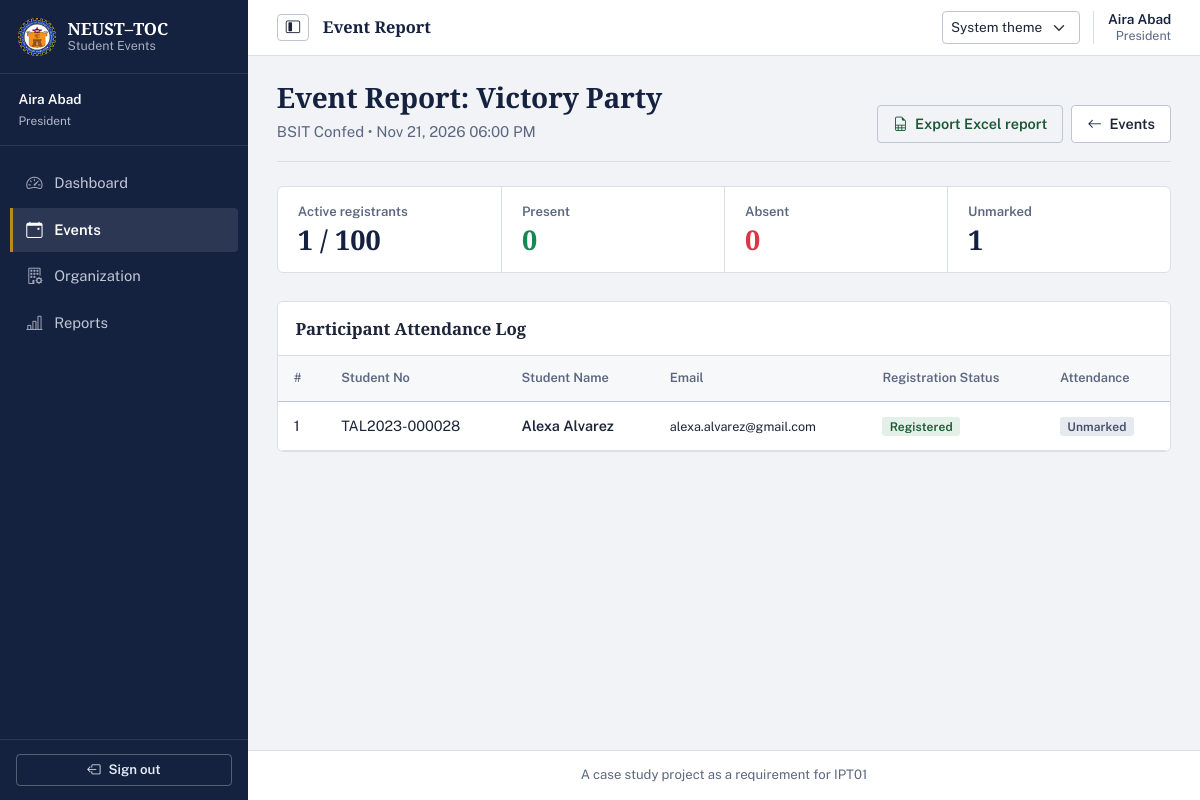
Page /officer/events/6/report (signed in) on the committed database.
### tables this page shows
CREATE TABLE users (
    user_id INTEGER PRIMARY KEY AUTOINCREMENT,
    student_no TEXT UNIQUE,
    full_name TEXT NOT NULL,
    email TEXT NOT NULL UNIQUE,
    password_hash TEXT NOT NULL,
    role TEXT NOT NULL CHECK(role IN ('admin', 'officer', 'student')),
    is_active INTEGER NOT NULL DEFAULT 1 CHECK(is_active IN (0, 1)),
    created_at TEXT NOT NULL DEFAULT (strftime('%Y-%m-%d %H:%M:%S', 'now', 'localtime'))
);

CREATE TABLE organization_members (
    organization_id INTEGER NOT NULL,
    user_id INTEGER NOT NULL,
    member_role TEXT NOT NULL DEFAULT 'member' CHECK(member_role IN ('president', 'officer', 'member')),
    joined_at TEXT NOT NULL DEFAULT (strftime('%Y-%m-%d %H:%M:%S', 'now', 'localtime')),
    PRIMARY KEY (organization_id, user_id),
    FOREIGN KEY (organization_id) REFERENCES organizations(organization_id) ON DELETE RESTRICT,
    FOREIGN KEY (user_id) REFERENCES users(user_id) ON DELETE RESTRICT
);

CREATE TABLE events (
    event_id INTEGER PRIMARY KEY AUTOINCREMENT,
    organization_id INTEGER NOT NULL,
    created_by INTEGER NOT NULL,
    title TEXT NOT NULL,
    description TEXT NOT NULL,
    venue TEXT NOT NULL,
    start_at TEXT NOT NULL,
    end_at TEXT,
    registration_deadline TEXT NOT NULL,
    capacity INTEGER NOT NULL CHECK(capacity > 0),
    status TEXT NOT NULL DEFAULT 'draft' CHECK(status IN ('draft', 'published', 'cancelled', 'completed')),
    created_at TEXT NOT NULL DEFAULT (strftime('%Y-%m-%d %H:%M:%S', 'now', 'localtime')),
    updated_at TEXT,
    FOREIGN KEY (organization_id) REFERENCES organizations(organization_id) ON DELETE RESTRICT,
    FOREIGN KEY (created_by) REFERENCES users(user_id) ON DELETE RESTRICT
);

CREATE TABLE organizations (
    organization_id INTEGER PRIMARY KEY AUTOINCREMENT,
    name TEXT NOT NULL UNIQUE,
    description TEXT,
    contact_email TEXT,
    is_active INTEGER NOT NULL DEFAULT 1 CHECK(is_active IN (0, 1)),
    created_at TEXT NOT NULL DEFAULT (strftime('%Y-%m-%d %H:%M:%S', 'now', 'localtime'))
);

CREATE TABLE registrations (
    registration_id INTEGER PRIMARY KEY AUTOINCREMENT,
    event_id INTEGER NOT NULL,
    user_id INTEGER NOT NULL,
    registered_at TEXT NOT NULL DEFAULT (strftime('%Y-%m-%d %H:%M:%S', 'now', 'localtime')),
    status TEXT NOT NULL DEFAULT 'registered' CHECK(status IN ('registered', 'cancelled')),
    UNIQUE(event_id, user_id),
    FOREIGN KEY (event_id) REFERENCES events(event_id) ON DELETE RESTRICT,
    FOREIGN KEY (user_id) REFERENCES users(user_id) ON DELETE RESTRICT
);

### officer_routes.py (the view)
@officer_bp.route('/events/<int:event_id>/report')
@officer_required
def event_report(event_id):
    db = get_db()
    event = check_event_authorization(db, event_id, session['user_id'])
    report_data = report_service.get_event_report(db, event_id)
    if not report_data:
        abort(404)
    participants = registration_service.get_event_registrations(db, event_id)
    summary = attendance_service.get_attendance_summary(db, event_id)
    return render_template(
        'officer/reports.html',
        event=event,
        report=report_data,
        participants=participants,
        summary=summary,
        single_event=True
    )

### templates/officer/reports.html (shortened to what this page needs)
{% extends "base.html" %}
{% block content %}
{% if single_event %}
<div class="page-heading report-page-header">
    <div>
        <h2 class="h3 mb-0">Event Report: {{ event.title }}</h2>
        <p class="text-muted mb-0">{{ event.organization_name }} &bull; {{ event.start_at|datetimeformat }}</p>
    </div>
    <div class="d-flex gap-2">
        <a href="{{ url_for('officer.event_export_xlsx', event_id=event.event_id) }}" class="btn btn-outline-success">
            <i class="bi bi-file-earmark-spreadsheet me-1" aria-hidden="true"></i> Export Excel report
        </a>
        <a href="{{ url_for('officer.events') }}" class="btn btn-outline-secondary">
            <i class="bi bi-arrow-left me-1"></i> Events
        </a>
    </div>
</div>
<div class="stat-strip" aria-label="Attendance totals">
    <div><span class="stat-label">Active registrants</span><div class="stat-value">{{ report.registered_count }} / {{ event.capacity }}</div></div>
    <div><span class="stat-label">Present</span><div class="stat-value text-success">{{ report.present_count }}</div></div>
    <div><span class="stat-label">Absent</span><div class="stat-value text-danger">{{ report.absent_count }}</div></div>
    <div><span class="stat-label">Unmarked</span><div class="stat-value">{{ report.unmarked_count }}</div></div>
</div>
<div class="card shadow-sm report-table-card">
    <div class="card-header bg-white py-3">
        <h5 class="card-title mb-0 fw-bold">Participant Attendance Log</h5>
    </div>
    <div class="card-body p-0">
        {% if participants %}
        <div class="table-responsive">
            <table class="table table-hover align-middle mb-0">
                <thead class="table-light">
                    <tr>
                        <th>#</th>
                        <th>Student No</th>
                        <th>Student Name</th>
                        <th>Email</th>
                        <th>Registration Status</th>
                        <th>Attendance</th>
                    </tr>
                </thead>
                <tbody>
                    {% for p in participants %}
                    <tr>
                        <td>{{ loop.index }}</td>
                        <td>{{ p.student_no or '-' }}</td>
                        <td class="fw-semibold">{{ p.full_name }}</td>
                        <td><small>{{ p.email }}</small></td>
                        <td>
                            {% if p.status == 'registered' %}
                            <span class="badge bg-success">Registered</span>
                            {% else %}
                            <span class="badge bg-danger">Cancelled</span>
                            {% endif %}
                        </td>
                        <td>
                            {% if p.attendance_status == 'present' %}
                            <span class="badge bg-success">Present</span>
                            {% elif p.attendance_status == 'absent' %}
                            <span class="badge bg-danger">Absent</span>
                            {% else %}
                            <span class="badge bg-secondary">Unmarked</span>
                            {% endif %}
                        </td>
                    </tr>
                    {% endfor %}
                </tbody>
            </table>
        </div>
        {% else %}
        <div class="text-center py-5 text-muted">
            <i class="bi bi-people fs-1 d-block mb-2"></i>
            No participants found for this event.
        </div>
        {% endif %}
    </div>
</div>
{% endif %}
{% endblock %}

### templates/base.html (shortened to what this page needs)
<!DOCTYPE html>
<html lang="en" data-bs-theme="light" data-theme-preference="system">
<head>
    <link href="https://cdn.jsdelivr.net/npm/bootstrap@5.3.2/dist/css/bootstrap.min.css" rel="stylesheet"
>
    <link rel="stylesheet" href="https://cdn.jsdelivr.net/npm/bootstrap-icons@1.11.3/font/bootstrap-icons.min.css">
    <link rel="stylesheet" href="{{ url_for('static', filename='css/style.css') }}">
</head>
<body>
    {% if current_user %}
    <aside class="sidebar" id="sidebar">
        <div class="sidebar-header">
            <a class="sidebar-brand" href="{{ url_for('index') }}" aria-label="NEUST–TOC Student Events home">
                <img src="{{ url_for('static', filename='images/logo.jpg') }}" alt="" class="sidebar-logo">
                <span class="sidebar-brand-copy">
                    <strong>NEUST–TOC</strong>
                    <small>Student Events</small>
                </span>
            </a>
        </div>
        <div class="sidebar-user">
            <div class="sidebar-user-copy">
                <div class="fw-semibold text-truncate">{{ current_user.full_name }}</div>
                <small class="text-capitalize opacity-75">{{ current_user_display_role }}</small>
            </div>
        </div>
        <nav class="sidebar-nav" aria-label="Main navigation">
            <ul class="nav flex-column">
                {% if session.role == 'admin' %}
                <li class="nav-item">
                    <a class="nav-link {% if request.endpoint == 'admin.dashboard' %}active{% endif %}"
                       {% if request.endpoint == 'admin.dashboard' %}aria-current="page"{% endif %}
                       aria-label="Dashboard"
                       href="{{ url_for('admin.dashboard') }}">
                        <i class="bi bi-speedometer2 me-2" aria-hidden="true"></i><span class="nav-label">Dashboard</span>
                    </a>
                </li>
                <li class="nav-item">
                    <a class="nav-link {% if request.endpoint and request.endpoint.startswith('admin.user') %}active{% endif %}"
                       {% if request.endpoint and request.endpoint.startswith('admin.user') %}aria-current="page"{% endif %}
                       aria-label="Users"
                       href="{{ url_for('admin.users') }}">
                        <i class="bi bi-people me-2" aria-hidden="true"></i><span class="nav-label">Users</span>
                    </a>
                </li>
                <li class="nav-item">
                    <a class="nav-link {% if request.endpoint and request.endpoint.startswith('admin.organization') %}active{% endif %}"
                       {% if request.endpoint and request.endpoint.startswith('admin.organization') %}aria-current="page"{% endif %}
                       aria-label="Organizations"
                       href="{{ url_for('admin.organizations') }}">
                        <i class="bi bi-building me-2" aria-hidden="true"></i><span class="nav-label">Organizations</span>
                    </a>
                </li>
                <li class="nav-item">
                    <a class="nav-link {% if request.endpoint == 'admin.reports' %}active{% endif %}"
                       {% if request.endpoint == 'admin.reports' %}aria-current="page"{% endif %}
                       aria-label="Reports"
                       href="{{ url_for('admin.reports') }}">
                        <i class="bi bi-bar-chart-line me-2" aria-hidden="true"></i><span class="nav-label">Reports</span>
                    </a>
                </li>
                {% elif session.role == 'officer' %}
                <li class="nav-item">
                    <a class="nav-link {% if request.endpoint == 'officer.dashboard' %}active{% endif %}"
                       aria-label="Dashboard"
                       href="{{ url_for('officer.dashboard') }}">
                        <i class="bi bi-speedometer2 me-2" aria-hidden="true"></i><span class="nav-label">Dashboard</span>
                    </a>
                </li>
                <li class="nav-item">
                    <a class="nav-link {% if request.endpoint and request.endpoint.startswith('officer.event') %}active{% endif %}"
                       {% if request.endpoint and request.endpoint.startswith('officer.event') %}aria-current="page"{% endif %}
                       aria-label="Events"
                       href="{{ url_for('officer.events') }}">
                        <i class="bi bi-calendar-event me-2" aria-hidden="true"></i><span class="nav-label">Events</span>
                    </a>
                </li>
                {% if current_user_display_role == 'president' %}
                <li class="nav-item">
                    <a class="nav-link {% if request.endpoint and request.endpoint.startswith('officer.president_organization') %}active{% endif %}"
                       aria-label="Organization"
                       href="{{ url_for('officer.president_organizations') }}">
                        <i class="bi bi-building-gear me-2" aria-hidden="true"></i><span class="nav-label">Organization</span>
                    </a>
                </li>
                {% endif %}
                <li class="nav-item">
                    <a class="nav-link {% if request.endpoint == 'officer.reports' %}active{% endif %}"
                       aria-label="Reports"
                       href="{{ url_for('officer.reports') }}">
                        <i class="bi bi-bar-chart-line me-2" aria-hidden="true"></i><span class="nav-label">Reports</span>
                    </a>
                </li>
                {% endif %}
            </ul>
        </nav>
        <div class="sidebar-footer">
            <form method="POST" action="{{ url_for('auth.logout') }}">
                <button type="submit" class="btn btn-outline-light btn-sm w-100" aria-label="Sign out">
                <i class="bi bi-box-arrow-left me-2" aria-hidden="true"></i><span class="nav-label">Sign out</span>
                </button>
            </form>
        </div>
    </aside>
    {% endif %}
    <main class="{{ 'main-content' if current_user else 'guest-content' }}">
        {% if current_user %}
        <header class="app-topbar">
            <div class="topbar-leading">
                <button class="btn btn-outline-secondary sidebar-toggle" type="button" id="sidebarToggle"
                        aria-label="Collapse navigation" aria-controls="sidebar" aria-expanded="true">
                    <i class="bi bi-layout-sidebar-inset" aria-hidden="true"></i>
                </button>
                <div class="topbar-breadcrumb">
                    <span class="topbar-current">
                        {{ request.endpoint.rsplit('.', 1)[-1]|replace('_', ' ')|title if request.endpoint else 'Home' }}
                    </span>
                </div>
            </div>
            <div class="topbar-actions">
                <select class="form-select form-select-sm theme-picker" id="themePicker" data-theme-picker>
                    <option value="system">System theme</option>
                </select>
                <span class="topbar-account d-none d-sm-flex">
                    <span class="topbar-account-name">{{ current_user.full_name }}</span>
                    <span class="topbar-account-role text-capitalize">{{ current_user_display_role }}</span>
                </span>
            </div>
        </header>
        {% endif %}
        <div class="{{ 'container-fluid py-4' if current_user else 'container' }}">
            {% block content %}{% endblock %}
        </div>
        {% if current_user %}
        <footer class="app-footer">
            <div class="container-fluid">
                <p class="mb-0 text-center text-muted small">
                    A case study project as a requirement for IPT01
                </p>
            </div>
        </footer>
        {% endif %}
    </main>
</body>
</html>

### rows in the picture
users: full_name "Aira Abad"
organization_members: member_role "President"
events: title "Victory Party", start_at "Nov 21, 2026 06:00 PM", capacity "100"
organizations: organization_name "BSIT Confed"
registrations: student_no "TAL2023-000028", full_name "Alexa Alvarez", email "alexa.alvarez@gmail.com", status "Registered"

### other values in the picture
{{ report.registered_count }} "1"
{{ report.present_count }} "0"
{{ report.absent_count }} "0"
{{ report.unmarked_count }} "1"
